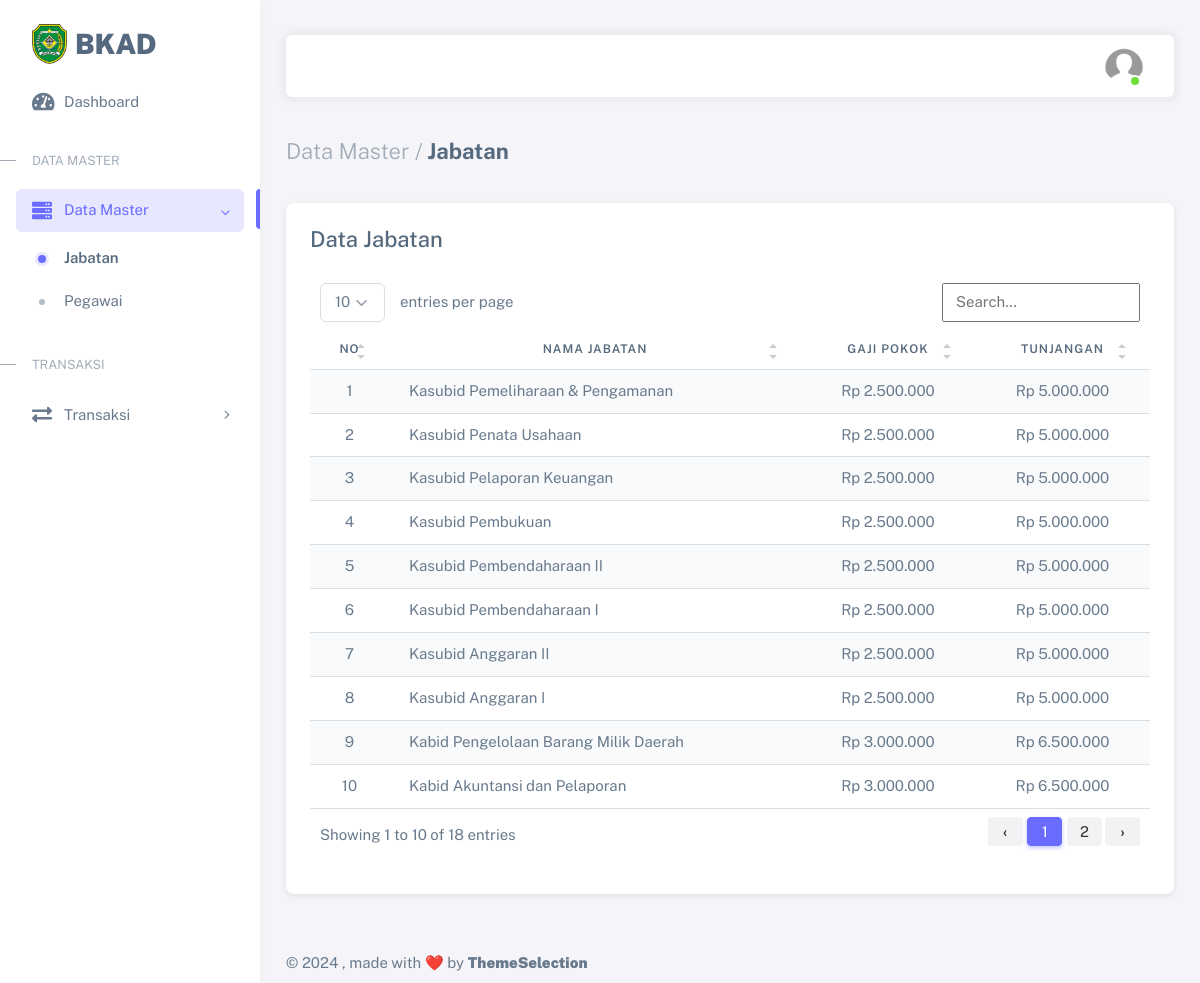
Page /atasan/jabatan.php (signed in) on the committed database.
### tables this page shows
CREATE TABLE `jabatan` (
  `id_jabatan` int(11) NOT NULL,
  `nama_jabatan` varchar(85) NOT NULL,
  `gajipok` varchar(13) NOT NULL,
  `tunjangan` varchar(13) NOT NULL
);

### fungsi_rupiah.php (called while the page is built)
<?php
function rupiah($angka)
{
	$hasil_rupiah = "Rp " . number_format($angka, 0, ',', '.');
	return $hasil_rupiah;
}

### atasan/jabatan.php (the view, shortened to what this page needs)
<?php
require_once("../fungsi_rupiah.php");
require_once('../head.php');
?>
<div class="layout-wrapper layout-content-navbar">
	<div class="layout-container">
		<aside id="layout-menu" class="layout-menu menu-vertical menu bg-menu-theme">
			<div class="app-brand demo d-grid">
				<a href="index.php" class="app-brand-link">
					<span class="app-brand-logo demo">
						<img src="../assets/img/logo/tapin.png" width="35" class="img-fluid">
					</span>
					<span class="app-brand-text demo menu-text fw-bolder ms-2 text-uppercase">BKAD</span>
				</a>
			</div>
			<ul class="menu-inner py-1">
				<li class="menu-item">
					<a href="index.php" class="menu-link">
						<i class="menu-icon fas fa-tachometer-alt"></i>
						<div data-i18n="Dashboard">Dashboard</div>
					</a>
				</li>
				<li class="menu-header small text-uppercase">
					<span class="menu-header-text">Data Master</span>
				</li>
				<li class="menu-item active open">
					<a href="javascript:void(0);" class="menu-link menu-toggle">
						<i class="menu-icon fas fa-server"></i>
						<div data-i18n="Data Master">Data Master</div>
					</a>
					<ul class="menu-sub">
						<li class="menu-item active">
							<a href="jabatan.php" class="menu-link">
								<div data-i18n="Jabatan">Jabatan</div>
							</a>
						</li>
						<li class="menu-item">
							<a href="pegawai.php" class="menu-link">
								<div data-i18n="Pegawai">Pegawai</div>
							</a>
						</li>
					</ul>
				</li>
				<li class="menu-header small text-uppercase">
					<span class="menu-header-text">Transaksi</span>
				</li>
				<li class="menu-item">
					<a href="javascript:void(0);" class="menu-link menu-toggle">
						<i class="menu-icon fas fa-exchange-alt"></i>
						<div data-i18n="Transaksi">Transaksi</div>
					</a>
				</li>
			</ul>
		</aside>
		<div class="layout-page">
			<nav class="layout-navbar container-xxl navbar navbar-expand-xl navbar-detached align-items-center bg-navbar-theme" id="layout-navbar">
				<div class="navbar-nav-right d-flex align-items-center" id="navbar-collapse">
					<ul class="navbar-nav flex-row align-items-center ms-auto">
						<li class="nav-item navbar-dropdown dropdown-user dropdown">
							<a class="nav-link dropdown-toggle hide-arrow" href="javascript:void(0);" data-bs-toggle="dropdown">
								<div class="avatar avatar-online">
									<img src="../assets/img/avatars/user.png" alt class="w-px-40 h-auto rounded-circle" />
								</div>
							</a>
						</li>
					</ul>
				</div>
			</nav>
			<div class="content-wrapper">
				<div class="container-xxl flex-grow-1 container-p-y">
					<h4 class="fw-bold py-3 mb-4"><span class="text-muted fw-light">Data Master /</span> Jabatan</h4>
					<div class="row">
						<div class="col-md-6 col-lg-4 col-xl-12 order-0 mb-4">
							<div class="card">
								<div class="card-header pb-3">
									<h4 class="mb-2 d-inline-block">Data Jabatan</h4>
								</div>
								<div class="card-body">
									<table class="table table-striped table-hover" id="table1">
										<thead>
											<tr>
												<th style="vertical-align: middle;" class="text-center">No</th>
												<th style="vertical-align: middle;" class="text-center">Nama Jabatan</th>
												<th style="vertical-align: middle;" class="text-center">Gaji Pokok</th>
												<th style="vertical-align: middle;" class="text-center">Tunjangan</th>
											</tr>
										</thead>
										<tbody>
											<?php
											$sql = mysqli_query(
												$koneksi,
												"SELECT * FROM jabatan ORDER BY id_jabatan DESC"
											);
											$no = 1;
											while ($data = mysqli_fetch_array($sql)) { ?>
												<tr>
													<td style="vertical-align: middle;" class="text-center">
														<?= $no++ ?>
													</td>
													<td style="vertical-align: middle;">
														<?= $data['nama_jabatan'] ?>
													</td>
													<td style="vertical-align: middle;" class="text-center">
														<?= rupiah($data['gajipok']) ?>
													</td>
													<td style="vertical-align: middle;" class="text-center">
														<?= rupiah($data['tunjangan']) ?>
													</td>
												</tr>
											<?php } ?>
										</tbody>
									</table>
								</div>
							</div>
						</div>
					</div>
				</div>
				<?php require_once("../footer.php"); ?>

### assets/css/demo.css (style rules this page uses)
.menu .app-brand.demo { height: 64px; margin-top: 12px; }
.app-brand-text.demo { font-size: 1.75rem; letter-spacing: -0.5px; text-transform: lowercase; }

### rows in the picture
jabatan: nama_jabatan "Kasubid Pemeliharaan & Pengamanan", gajipok "Rp 2.500.000", tunjangan "Rp 5.000.000"
jabatan: nama_jabatan "Kasubid Penata Usahaan", gajipok "Rp 2.500.000", tunjangan "Rp 5.000.000"
jabatan: nama_jabatan "Kasubid Pelaporan Keuangan", gajipok "Rp 2.500.000", tunjangan "Rp 5.000.000"
jabatan: nama_jabatan "Kasubid Pembukuan", gajipok "Rp 2.500.000", tunjangan "Rp 5.000.000"
jabatan: nama_jabatan "Kasubid Pembendaharaan II", gajipok "Rp 2.500.000", tunjangan "Rp 5.000.000"
jabatan: nama_jabatan "Kasubid Pembendaharaan I", gajipok "Rp 2.500.000", tunjangan "Rp 5.000.000"
jabatan: nama_jabatan "Kasubid Anggaran II", gajipok "Rp 2.500.000", tunjangan "Rp 5.000.000"
jabatan: nama_jabatan "Kasubid Anggaran I", gajipok "Rp 2.500.000", tunjangan "Rp 5.000.000"
jabatan: nama_jabatan "Kabid Pengelolaan Barang Milik Daerah", gajipok "Rp 3.000.000", tunjangan "Rp 6.500.000"
jabatan: nama_jabatan "Kabid Akuntansi dan Pelaporan", gajipok "Rp 3.000.000", tunjangan "Rp 6.500.000"
